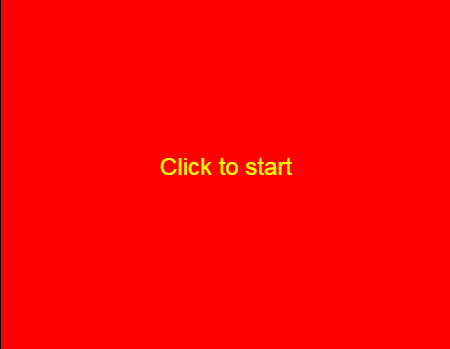
%> input picture img/startMenu.PNG, 450 x 349 px
$ octave main.m   (GNU Octave 9; MATLAB toolbox functions it lacks are replaced by stand-ins)
%> lines starting %> are read from the running program, lines starting %| are printed output that depends on the picture
%Declare img/variables/constants
global startMenuImg
startMenuImg = imread('img/startMenu.PNG');
%> startMenuImg is the input picture: size 349x450x3 uint8; mean R, G, B 254.4, 1.3, 0
global introductionImg
introductionImg = imread('img/introduction.JPG');
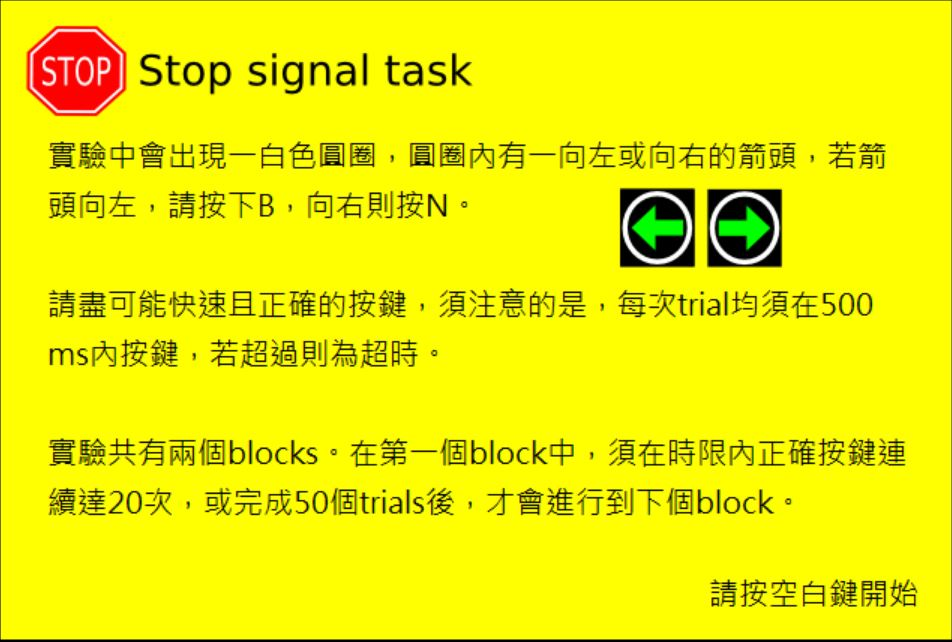
%> input picture img/introduction.JPG, 952 x 642 px
%> introductionImg is the input picture: size 642x952x3 uint8; mean R, G, B 237.4, 235.7, 6
global introduction2Img
introduction2Img = imread('img/introduction2.PNG');
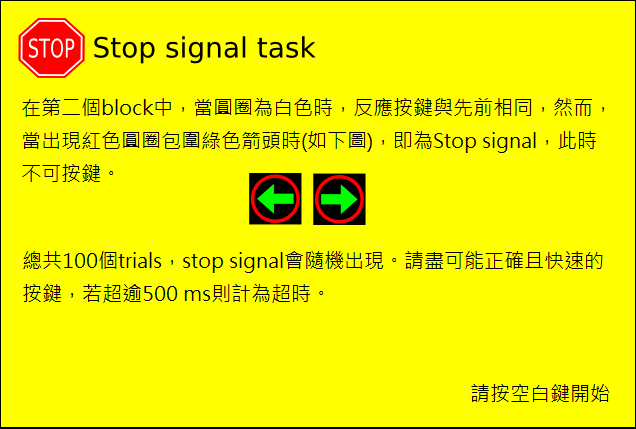
%> input picture img/introduction2.PNG, 636 x 429 px
%> introduction2Img is the input picture: size 429x636x3 uint8; mean R, G, B 238.5, 235.9, 0.6
global thinCrossImg
thinCrossImg = imread('img/ThinCross.PNG');
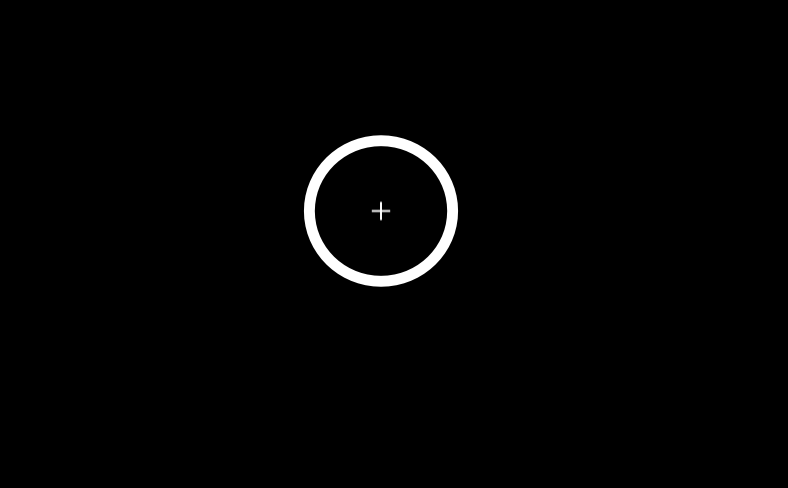
%> input picture img/ThinCross.PNG, 788 x 488 px
%> thinCrossImg is the input picture: size 488x788x3 uint8; min 0, max 255, mean 3.3
global thickCrossImg
thickCrossImg = imread('img/ThickCross.PNG');
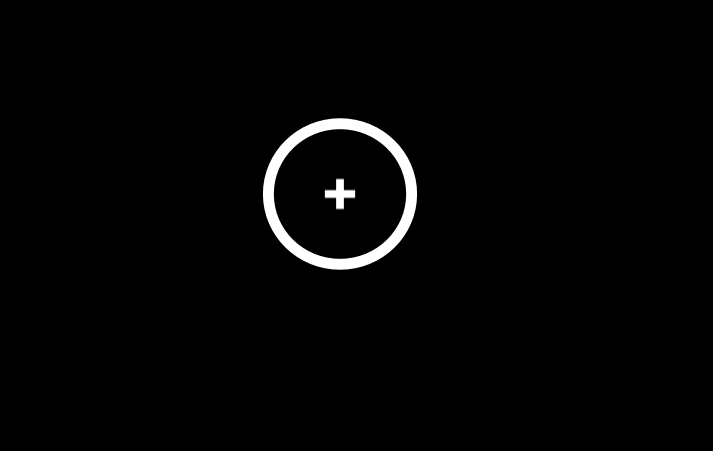
%> input picture img/ThickCross.PNG, 713 x 451 px
%> thickCrossImg is the input picture: size 451x713x3 uint8; min 0, max 255, mean 4.2
global goLeftImg
goLeftImg = imread('img/left.JPG');
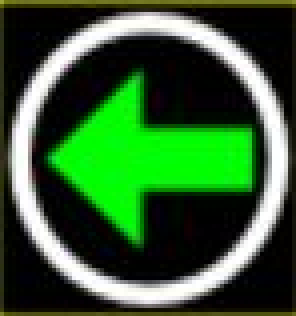
%> input picture img/left.JPG, 74 x 79 px (shown 4 times larger)
%> goLeftImg is the input picture: size 79x74x3 uint8; mean R, G, B 52.2, 93.4, 49.2
global goRightImg
%> (the run ends here)
